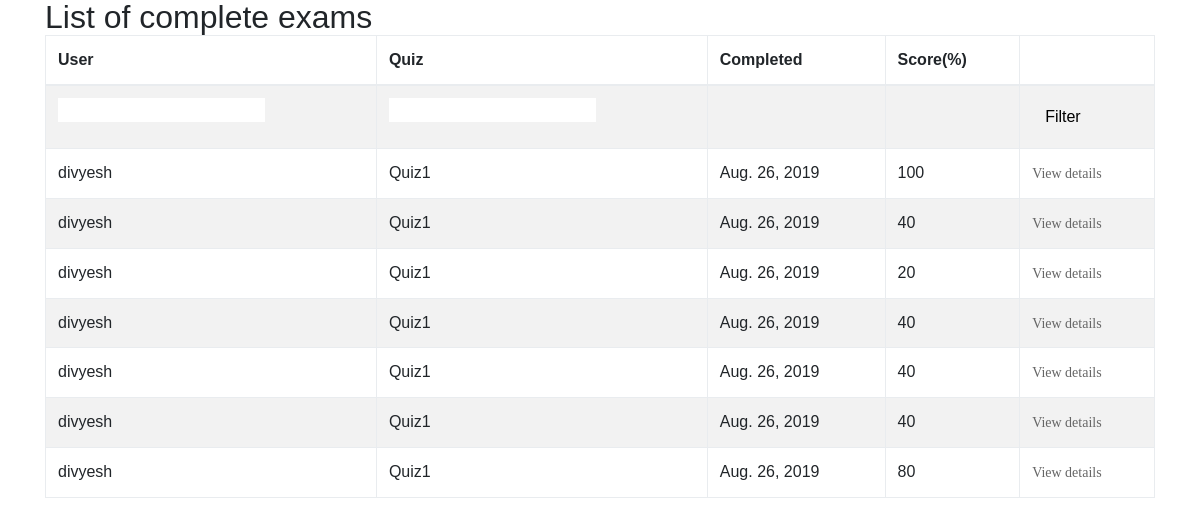
Page /quiz/marking/ (signed in) on the committed database.
### quiz/models.py (models this page shows, shortened)
class Sitting(models.Model):
    user = models.ForeignKey(User, verbose_name=_("User"), on_delete=models.DO_NOTHING)
    quiz = models.ForeignKey(Quiz, verbose_name=_("Quiz"), on_delete=models.DO_NOTHING)
    question_order = models.CharField(
        max_length=1024,
        verbose_name=_("Question Order"),
        validators=[validate_comma_separated_integer_list])
    question_list = models.CharField(
        max_length=1024,
        verbose_name=_("Question List"),
        validators=[validate_comma_separated_integer_list])
    incorrect_questions = models.CharField(
        max_length=1024,
        blank=True,
        verbose_name=_("Incorrect questions"),
        validators=[validate_comma_separated_integer_list])
    current_score = models.IntegerField(verbose_name=_("Current Score"))
    complete = models.BooleanField(default=False, blank=False,
                                   verbose_name=_("Complete"))
    user_answers = models.TextField(blank=True, default='{}',
                                    verbose_name=_("User Answers"))
    start = models.DateTimeField(auto_now_add=True,
                                 verbose_name=_("Start"))
    end = models.DateTimeField(null=True, blank=True, verbose_name=_("End"))
    objects = SittingManager()
    class Meta:
        permissions = (("view_sittings", _("Can see completed exams.")),)
    def _question_ids(self):
        return [int(n) for n in self.question_order.split(',') if n]
    @property
    def get_percent_correct(self):
        dividend = float(self.current_score)
        divisor = len(self._question_ids())
        if divisor < 1:
            return 0            # prevent divide by zero error
        if dividend > divisor:
            return 100
        correct = int(round((dividend / divisor) * 100))
        if correct >= 1:
            return correct
        else:
            return 0

class User(AbstractUser):
    timezone1 = TimeZoneField(default='Europe/London')
    def __str__(self):
        return self.username

@python_2_unicode_compatible
class Quiz(models.Model):
    title = models.CharField(
        verbose_name=_("Title"),
        max_length=60, blank=False)
    description = models.TextField(
        verbose_name=_("Description"),
        blank=True, help_text=_("a description of the quiz"))
    url = models.SlugField(
        max_length=60, blank=False,
        help_text=_("a user friendly url"),
        verbose_name=_("user friendly url"))
    category = models.ForeignKey(
        Category, null=True, blank=True,
        verbose_name=_("Category"), on_delete=models.DO_NOTHING)
    random_order = models.BooleanField(
        blank=False, default=False,
        verbose_name=_("Random Order"),
        help_text=_("Display the questions in "
                    "a random order or as they "
                    "are set?"))
    max_questions = models.PositiveIntegerField(
        blank=True, null=True, verbose_name=_("Max Questions"),
        help_text=_("Number of questions to be answered on each attempt."))
    answers_at_end = models.BooleanField(
        blank=False, default=False,
        help_text=_("Correct answer is NOT shown after question."
                    " Answers displayed at the end."),
        verbose_name=_("Answers at end"))
    exam_mode = models.BooleanField(
        blank=False, default=False,
        help_text=_("Exam result show."
                    "Progress Report show."),
        verbose_name=_("Exam mode"))
    e_learning = models.BooleanField(
        blank=False, default=False,
        help_text=_("E Learning ."),
        verbose_name=_("e_learning"))
    single_attempt = models.BooleanField(
        blank=False, default=False,
        help_text=_("If yes, only one attempt by"
                    " a user will be permitted."
                    " Non users cannot sit this exam."),
        verbose_name=_("Single Attempt"))
    pass_mark = models.SmallIntegerField(
        blank=True, default=0,
        verbose_name=_("Pass Mark"),
        help_text=_("Percentage required to pass exam."),
        validators=[MaxValueValidator(100)])
    success_text = models.TextField(
        blank=True, help_text=_("Displayed if user passes."),
        verbose_name=_("Success Text"))
    fail_text = models.TextField(
        verbose_name=_("Fail Text"),
        blank=True, help_text=_("Displayed if user fails."))
    draft = models.BooleanField(
        blank=True, default=False,
        verbose_name=_("Draft"),
        help_text=_("If yes, the quiz is not displayed"
                    " in the quiz list and can only be"
                    " taken by users who can edit"
                    " quizzes."))
    class Meta:
        verbose_name = _("Quiz")
        verbose_name_plural = _("Quizzes")
    def __str__(self):
        return self.title

### quiz/views.py (the view)
class QuizMarkingList(QuizMarkerMixin, SittingFilterTitleMixin, ListView):
    model = Sitting
    def get_queryset(self):
        queryset = super(QuizMarkingList, self).get_queryset()\
                                               .filter(complete=True)
        user_filter = self.request.GET.get('user_filter')
        if user_filter:
            queryset = queryset.filter(user__username__icontains=user_filter)
        return queryset

### quiz/views.py (called while the page is built)
    @method_decorator(login_required)
    @method_decorator(permission_required('quiz.view_sittings'))
    def dispatch(self, *args, **kwargs):
        return super(QuizMarkerMixin, self).dispatch(*args, **kwargs)

    def get_queryset(self):
        queryset = super(SittingFilterTitleMixin, self).get_queryset()
        quiz_filter = self.request.GET.get('quiz_filter')
        if quiz_filter:
            queryset = queryset.filter(quiz__title__icontains=quiz_filter)
        return queryset

### quiz/templates/quiz/sitting_list.html (shortened to what this page needs)
{% extends 'base.html' %}
{% load i18n %}
{% block content %}
<h2>{% trans "List of complete exams" %}</h2>
    {% if sitting_list %}
		<table class="table table-bordered table-striped">
		  <thead>
			<tr>
			  <th>{% trans "User" %}</th>
			  <th>{% trans "Quiz" %}</th>
			  <th>{% trans "Completed" %}</th>
			  <th>{% trans "Score" %}(%)</th>
			  <th></th>
			</tr>
		  </thead>
		  <tbody>
			<tr>
			  <form action="" method="GET">
				<td><input type="text" name="user_filter" /></td>
				<td><input type="text" name="quiz_filter" /></td>
				<td></td>
				<td></td>
				<td><button type="submit" class="btn btn-default">{% trans "Filter"%}</button></td>
			  </form>
			</tr>
        {% for sitting in sitting_list %}
			<tr>
			  <td>{{ sitting.user }}</td>
			  <td>{{ sitting.quiz }}</td>
			  <td>{{ sitting.end|date }}</td>
			  <td>{{ sitting.get_percent_correct }}</td>
			  <td>
				<a href="{% url 'quiz_marking_detail' pk=sitting.id %}">
				  {% trans "View details" %}
				</a>
			</tr>
        {% endfor %}
		  </tbody>
		</table>
    {% else %}
        <p>{% trans "There are no matching quizzes" %}.</p>
    {% endif %}
{% endblock %}

### fileloader/static/css/main.css (style rules this page uses)
* { margin: 0px; padding: 0px; box-sizing: border-box; }
body, html { height: 100%; font-family: Montserrat-Regular, sans-serif; }
a { font-family: Montserrat-Regular; font-size: 14px; line-height: 1.7; color: #666666; margin: 0px; transition: all 0.4s; -webkit-transition: all 0.4s; -o-transition: all 0.4s; -moz-transition: all 0.4s; }
h1,h2,h3,h4,h5,h6 { margin: 0px; }
input { outline: none; border: none; }
button { outline: none !important; border: none; background: transparent; }

### rows in the picture
Sitting: user "divyesh", quiz "Quiz1", end "Aug. 26, 2019", get_percent_correct "100"
Sitting: user "divyesh", quiz "Quiz1", end "Aug. 26, 2019", get_percent_correct "40"
Sitting: user "divyesh", quiz "Quiz1", end "Aug. 26, 2019", get_percent_correct "20"
Sitting: user "divyesh", quiz "Quiz1", end "Aug. 26, 2019", get_percent_correct "40"
Sitting: user "divyesh", quiz "Quiz1", end "Aug. 26, 2019", get_percent_correct "40"
Sitting: user "divyesh", quiz "Quiz1", end "Aug. 26, 2019", get_percent_correct "40"
Sitting: user "divyesh", quiz "Quiz1", end "Aug. 26, 2019", get_percent_correct "80"
